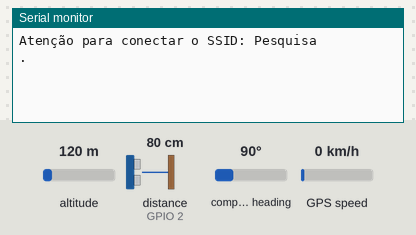
The program below on a simulated ESP32. Shown: the last lines printed to the serial monitor. The inputs (shaded band) are chosen by the test bench; at power-on: distance to the obstacle (sensor on GPIO 2) 80 cm, altitude 120 m, compass heading 90°, GPS speed 0 km/h. The echo pulse lasts 58.3 µs per cm; WiFi joins after 1.5 s; servers stay silent unless stated; uploads are accepted with an empty reply; the GPS gets a fix after 3 s at 37.7749, -122.4194 with 8 satellites.

Above: at 3.2 s.
3.3 s: distance to the obstacle (sensor on GPIO 2) set to 53 cm
At 6.2 s:
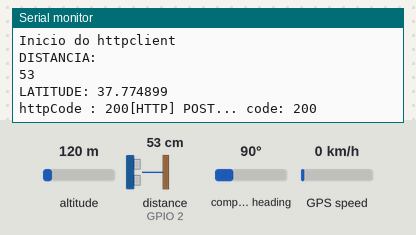
6.5 s: distance to the obstacle (sensor on GPIO 2) set to 48 cm
At 19.3 s:
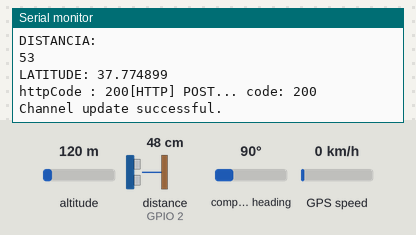
Timing chart, 0 to 20.8 s (numbered marks = the images above; inputs shaded):
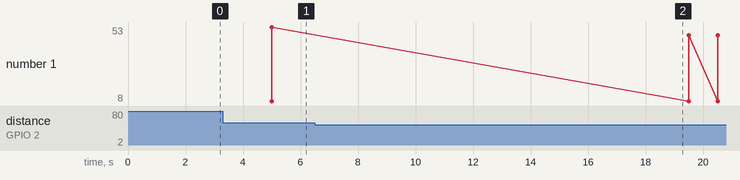

The program:

main.cpp
```cpp
#ifdef __cplusplus
extern "C"
{
#endif
  float temprature_sens_read();
#ifdef __cplusplus
}
#endif
float temprature_sens_read();

#include <Arduino.h>
#include <WiFi.h>       // Biblioteca com implentação da Comunicação WIFI
#include "Ultrasonic.h" // Biblioteca para calculo de distancia com senosor de ultrason
#include <HTTPClient.h>
#include <ArduinoJson.h>
#include <iostream>
#include <TinyGPS++.h>
#include <sstream>
#include <NTPClient.h>
#include <WiFiUdp.h>
#include <TimeLib.h>          // include Arduino time library
#include <ThingSpeak.h>   // Biblioteca com implentação das chamadas ao sistemas ThingSpeaks

#define PIN_GPS_RX 16
#define PIN_GPS_TX 17
static const uint32_t GPSBaud = 9600;
HardwareSerial hs(1);
TinyGPSPlus gps;
WiFiClient client;

int intervalSensor = 2000;
long prevMillisThingSpeak = 0;
int intervalThingSpeak = 15000; // Intervalo minímo para escrever no ThingSpeak write é de 15 segundos

#define time_offset -10800  // define a clock offset of -10800 seconds (-3 hour) ==> UTC - 3

// variable definitions
char Time[]  = "00:00:00";
char Date[]  = "2000-00-00";
byte last_second, Second, Minute, Hour, Day, Month;
int Year;

void setup()
{
  Serial.begin(115200); // 115200);
  hs.begin(9600, SERIAL_8N1, PIN_GPS_RX, PIN_GPS_TX);
  WiFi.mode(WIFI_STA); // Modo Station
  ThingSpeak.begin(client);  // Inicializa o ThingSpeak
  delay(2000);
}

const char ssid[] = "Pesquisa"; // Nome da Rede Wifi
const char password[] = "";     // Senha da Rede wifi

/***
 * Canal criado na Conta andreeliasmelo@gmail.com
 * Senha da Conta Ce-2892022
 * Channel ID: 2029105
 * Write Key KRLSAU5I1S5Q96O6
 * Read key YJBQ4MW95QUPV6JH
*/
const long CHANNEL = 2029105;
const char *WRITE_API = "KRLSAU5I1S5Q96O6";

const int PIN_SENSOR_ECHO = 2;         // Pino escolhido para leitura dos dados de Ultrason (distancia)
Ultrasonic ultrasonic(PIN_SENSOR_ECHO); // Chamada da Lib com os parametros de montagem

void print_speed()
{
  if (gps.location.isValid() == 1)
  {
    Serial.print("LAT:\n");
    float lat = gps.location.lat();
    Serial.print(lat);

    Serial.print("LNG:\n");
    float lng = gps.location.lng();
    Serial.print(lng);

    Serial.print("VEL:\n");
    float vel = gps.speed.kmph();
    Serial.print(vel);

    Serial.print("SATS:\n");
    float sats = gps.satellites.value();
    Serial.print(sats);

    Serial.print("ALT:\n");
    float alt = gps.altitude.meters();
    Serial.print(alt);
  }
  else
  {
    Serial.print("Dados nao obtidos\n");
  }
}

void loop()
{
  // Conecta ou reconecta o WiFi
  if (WiFi.status() != WL_CONNECTED)
  {
    Serial.printf("Atenção para conectar o SSID: ");
    Serial.println(ssid);
    while (WiFi.status() != WL_CONNECTED)
    {
      WiFi.begin(ssid, password);
      Serial.print(".");
      delay(2000);
    }
    Serial.println("\nConectado");
  }

  boolean newData = false;
  for (unsigned long start = millis(); millis() - start < 1000;)
  {
    while (hs.available())
    {
      if (gps.encode(hs.read()))
      {
        newData = true;
      }
    }
  }

  // If newData is true
  if (newData == true)
  {
    newData = false;
    Serial.println(gps.satellites.value());
    // print_speed();
  }
  else
  {
    Serial.print("SEM NOVOS DADOS\n");
  }

  HTTPClient http;
  Serial.println("Inicio do httpclient");
  http.begin("https://asa-homolog.decea.mil.br/api/position/uas/v1/uavs/telemetry");
  // http.begin("https://httpbin.org/post");

  http.addHeader("Content-Type", "text/json"); // Specify content-type header

  long distance = ultrasonic.MeasureInCentimeters();
  Serial.println("DISTANCIA: ");
  Serial.println(distance);

  if (distance > 50)
  {
    float lat = gps.location.lat();
    float lng = gps.location.lng();
    float alt = gps.altitude.meters();
    Serial.printf("LATITUDE: %f\n", lat);
    // Serial.printf("Latitude: %f  Longitude: %f\n", gps.location.lat(), gps.location.lng()); //, 1, 2);

    if (gps.time.isValid())
    {
      Minute = gps.time.minute();
      Second = gps.time.second();
      Hour = gps.time.hour();
    }

    // get date drom GPS module
    if (gps.date.isValid())
    {
      Day = gps.date.day();
      Month = gps.date.month();
      Year = gps.date.year();
    }

    if (last_second != gps.time.second()) // if time has changed
    {
      last_second = gps.time.second();

      // set current UTC time
      setTime(Hour, Minute, Second, Day, Month, Year);
      // add the offset to get local time
      adjustTime(time_offset);

      // update time array
      Time[6] = second() / 10 + '0';
      Time[7] = second() % 10 + '0';
      Time[3] = minute() / 10 + '0';
      Time[4] = minute() % 10 + '0';
      Time[0] = hour() / 10 + '0';
      Time[1] = hour() % 10 + '0';

      // update date array
      Date[2] = (year() / 10) % 10 + '0';
      Date[3] = year() % 10 + '0';
      Date[5] = month() / 10 + '0';
      Date[6] = month() % 10 + '0';
      Date[8] = day() / 10 + '0';
      Date[9] = day() % 10 + '0';

      std::string json1 = "{\"token\":\"D7KpdoUjemej8cdM1eX21enYnghJfqH7aYNOq00XIBgQwOCne3E2FiIbyXVQRKTlzeYJuPBzAdgwQdSHVyenJm5GpJRWVyRmmW8n2wVuLoG8eTKfcvtSZTFGVgQ44AqpyQsvxkISAFAwqByu52uHm7upO6iVxU5b\",\"telemetry\" : [{\"tailNumber\" : \"ICEA\" ,  \"position\" : {\"coordinates\" : {\"latitude\" : "; // -23.2083124,\"longitude\" : -45.8657117},\"AGL\" : -0.017  },  \"timestamp\" : \"2023-02-01T14:03:41-03:00\"}]}";
      std::string lat_str = std::to_string(lat);
      std::string json2 = ",\"longitude\" : ";
      std::string lng_str = std::to_string(lng);
      std::string json3 = "},\"AGL\" : -0.017  },  \"timestamp\" : \"";//2023-02-01T14:03:41-03:00\"}]}";
      std::string date_str = Date;
      std::string time_str = Time;
      std::string json4 = "\"}]}";

      std::string json = json1 + lat_str + json2 + lng_str + json3 + date_str + "T" + time_str + "-03:00" + json4;

      String v_play = String(json.c_str());
      int httpCode = http.POST(v_play);
      Serial.printf("httpCode : %d", httpCode);

      if (httpCode > 0)
      {
        // HThar json[] = "{\"sensor\":\"TP header has been send and Server response header has been handled
        Serial.printf("[HTTP] POST... code: %d\n", httpCode);
      }
      // file found at server
      if (httpCode == HTTP_CODE_OK)
      {
        String payload = http.getString();
        Serial.println(payload);
      }
      else
      {
        Serial.printf("[HTTP] POST... failed, error: %s\n", http.errorToString(httpCode).c_str());
      }
    }
    http.end();

    //if (millis() - prevMillisThingSpeak > intervalThingSpeak) {

      delay(13000);
      ThingSpeak.setField(1, alt);
      ThingSpeak.setField(2, lat);
      ThingSpeak.setField(3, lng);
      ThingSpeak.setField(4, distance);

      // Write to ThingSpeak. There are up to 8 fields in a channel, allowing you to store up to 8 different
      // pieces of information in a channel.  Here, we write to field 1.
      int x = ThingSpeak.writeFields(CHANNEL, WRITE_API);
      if(x == 200){
      Serial.println("Channel update successful.");
      }
      else{
        Serial.println("Problem updating channel. HTTP error code " + String(x));
      }
    //}
    prevMillisThingSpeak = millis();
  }
}
```

Measured:
- the behaviour switches between 51 and 50 cm on distance to the obstacle (sensor on GPIO 2) (found by bisection; images 1 and 2)
- after the input at 3.3 s, the serial monitor: prints a new line after 1.7 s (image 1)
- plotted number 1: 53 → 48 after the input at 6.5 s
